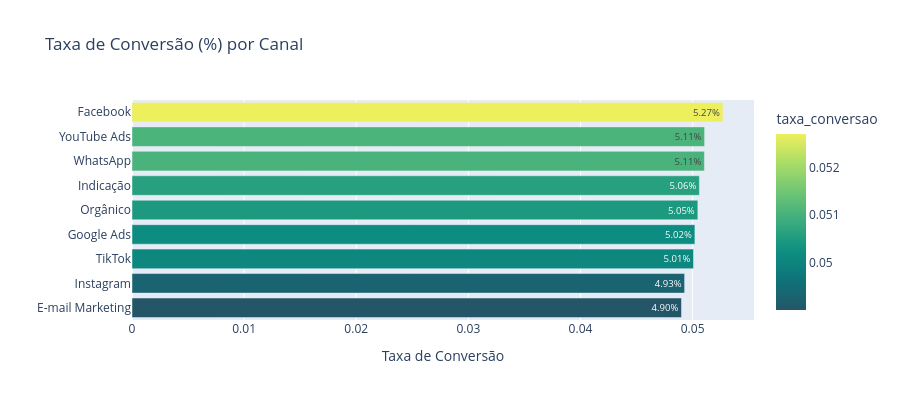

Write notebook code for a chart like this one.
### Markdown cell above
## 🔹 Taxa de Conversão por Canal

### Code cell
fig = px.bar(df.sort_values("taxa_conversao", ascending=True), 
             x="taxa_conversao", y="origem", orientation="h",
             title="Taxa de Conversão (%) por Canal",
             text_auto=".2%", color="taxa_conversao", color_continuous_scale="Aggrnyl")
fig.update_layout(yaxis_title="", xaxis_title="Taxa de Conversão", height=400)
fig.show()

### Figure 1 — Plotly figure (JSON) as saved in the notebook; plotly's stock layout.template omitted (floating-point values rounded to 4 significant figures)
{"data": [{"hovertemplate": "taxa_conversao=%{marker.color}<br>origem=%{y}<extra></extra>", "legendgroup": "", "marker": {"color": [0.04901, 0.04929, 0.05008, 0.0502, 0.05047, 0.0506, 0.05105, 0.05107, 0.0527], "coloraxis": "coloraxis", "pattern": {"shape": ""}}, "name": "", "orientation": "h", "showlegend": false, "textposition": "auto", "texttemplate": "%{x:.2%}", "type": "bar", "x": [0.04901, 0.04929, 0.05008, 0.0502, 0.05047, 0.0506, 0.05105, 0.05107, 0.0527], "xaxis": "x", "y": ["E-mail Marketing", "Instagram", "TikTok", "Google Ads", "Orgânico", "Indicação", "WhatsApp", "YouTube Ads", "Facebook"], "yaxis": "y"}], "layout": {"barmode": "relative", "coloraxis": {"colorbar": {"title": {"text": "taxa_conversao"}}, "colorscale": [[0, "rgb(36, 86, 104)"], [0.1667, "rgb(15, 114, 121)"], [0.3333, "rgb(13, 143, 129)"], [0.5, "rgb(57, 171, 126)"], [0.6667, "rgb(110, 197, 116)"], [0.8333, "rgb(169, 220, 103)"], [1, "rgb(237, 239, 93)"]]}, "height": 400, "legend": {"tracegroupgap": 0}, "title": {"text": "Taxa de Conversão (%) por Canal"}, "xaxis": {"anchor": "y", "domain": [0, 1], "title": {"text": "Taxa de Conversão"}}, "yaxis": {"anchor": "x", "domain": [0, 1], "title": {"text": ""}}}}
